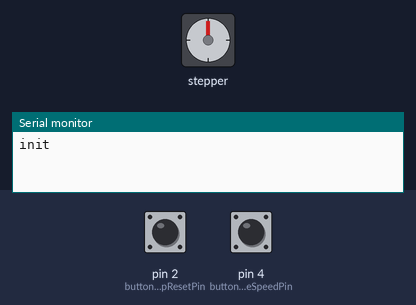
Recording of a sketch running on a simulated Arduino Uno, built with avr-gcc and run on an emulated ATmega328P. Shown: stepper motor, the last lines printed to the serial monitor. The inputs (shaded band) are chosen by the test bench; at power-on: pin 4 (buttonIncreaseSpeedPin) LOW, pin 2 (buttonStopResetPin) LOW. Stepper angles assume 2048 steps per turn.

Above: at 1.2 s.
1.3 s: pin 4 (buttonIncreaseSpeedPin) pulled HIGH for 0.15 s
At 2.95 s:
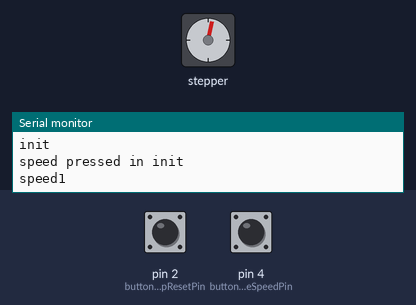
4.3 s: pin 4 (buttonIncreaseSpeedPin) pulled HIGH for 1 s
At 4.41 s:
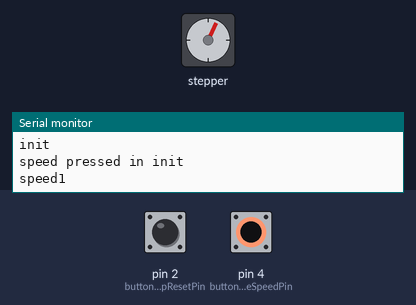
7.3 s: pin 2 (buttonStopResetPin) pulled HIGH for 0.15 s
At 8.6 s:
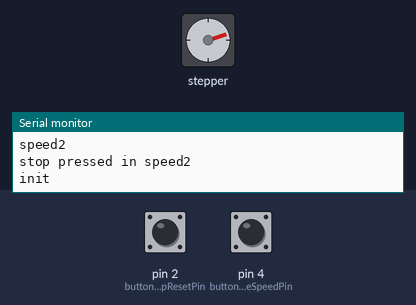
8.9 s: pin 2 (buttonStopResetPin) pulled HIGH for 1 s
11.4 s: pin 4 (buttonIncreaseSpeedPin) pulled HIGH for 0.15 s
At 12.92 s:
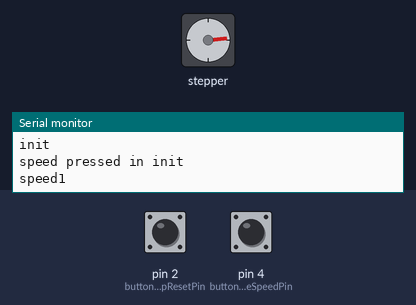
14.4 s: pin 4 (buttonIncreaseSpeedPin) pulled HIGH for 3.2 s
Timing chart, 0 to 22.2 s (numbered marks = the images above; inputs shaded):
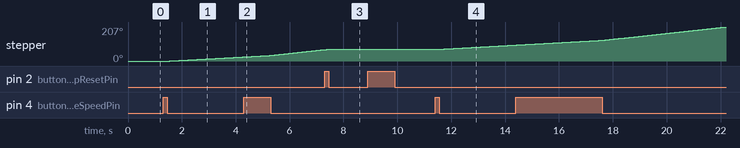

Measured:
- after the input at 1.3 s, stepper: keeps turning clockwise at about 9°/s, starting after 0.26 s
- after the input at 7.3 s, stepper: goes on until 7.4 s, then stays 72°
- after the input at 11.4 s, stepper: keeps turning clockwise at about 9°/s, starting after 0.24 s

The sketch:

stepperMotorStateMachine.ino
```cpp
#include <Stepper.h>
const int stepsPerRevolution = 2048;
Stepper myStepper(stepsPerRevolution, 8, 10, 9, 11);

const int buttonIncreaseSpeedPin = 4;
const int buttonStopResetPin = 2;

enum {INIT = 0, SPEED1 = 3, SPEED2 = 6, SPEED3 = 9, SPEED4 = 12};

int state;
int currentVelocity;


class ButtonListener {
  private:
    int prevButtonState;
    unsigned long prevPress;

  public:
    ButtonListener(){
      prevButtonState = LOW;
      prevPress = millis();
    }

    bool validButtonPress(int buttonPin){
      int buttonState = digitalRead(buttonPin);

      if (buttonState == LOW && prevButtonState == HIGH && millis() - prevPress > 1000)
        {
          prevButtonState = buttonState;
          prevPress = millis();
          return true;
        }
      else
        {
          prevButtonState = buttonState;
          return false;
        }
    }
};

/********************SETUP************************/
ButtonListener speedButton, stopButton;

void setup() {
  Serial.begin(9600);

  pinMode(buttonIncreaseSpeedPin, INPUT);
  pinMode(buttonStopResetPin, INPUT);

  state = INIT;
  currentVelocity = INIT;
}

/********************LOOP*************************/
void loop() {


  switch(state){
    case INIT:
      stateInit();
      break;
    case SPEED1:
      stateSpeed1();
      break;
    case SPEED2:
      stateSpeed2();
      break;
    case SPEED3:
      stateSpeed3();
      break;
    case SPEED4:
      stateSpeed4();
      break;
    default:
      break;
  }

}

/*********************STATEINIT*************************/
void stateInit(){

  //wait for input

  bool buttonPressed = false;

  Serial.println("init");

  do {
    if (speedButton.validButtonPress(buttonIncreaseSpeedPin))
    {
      Serial.println("speed pressed in init");
      switch (currentVelocity){
        case INIT:
          state = SPEED1;
          break;
        case SPEED1:
          state = SPEED1;
          break;
        case SPEED2:
          state = SPEED2;
          break;
        case SPEED3:
          state = SPEED3;
          break;
        case SPEED4:
          state = SPEED4;
          break;
        default:
          break;

      }
      buttonPressed = true;
    }
    else if (stopButton.validButtonPress(buttonStopResetPin))
    {
      currentVelocity = INIT;
      buttonPressed = true;
      Serial.println("stop pressed in init");
    }
  } while(!buttonPressed);

}

/******************STATESPEED1**************************/
void stateSpeed1(){
  //set motor to SPEED1
  myStepper.setSpeed(SPEED1);

  //micros per step
  double microsPerStep = (60000000 / (SPEED1 * stepsPerRevolution)) + 1;
  unsigned long prevStep = micros();

  Serial.println("speed1 ");


  //wait for input
  bool buttonPressed = false;

  do {
    if (micros() - prevStep > microsPerStep)
    {
      myStepper.step(1);
      prevStep = micros();
    }

    if (speedButton.validButtonPress(buttonIncreaseSpeedPin))
    {
      state = SPEED2;
      buttonPressed = true;
      Serial.println("speed pressed in speed1");
    }
    else if (stopButton.validButtonPress(buttonStopResetPin))
    {
      currentVelocity = SPEED1;
      state = INIT;
      buttonPressed = true;
      Serial.println("stop pressed in speed1");
    }
  } while(!buttonPressed);

  Serial.println("Left speed1");
}

/*******************STATESPEED2****************************/
void stateSpeed2(){
  //set motor to SPEED2
  myStepper.setSpeed(SPEED2);

  //micros per step
  double microsPerStep = (60000000 / (SPEED2 * stepsPerRevolution)) + 1;
  unsigned long prevStep = micros();

  Serial.println("speed2 ");

  //wait for input
  bool buttonPressed = false;

  do {
    if (micros() - prevStep > microsPerStep)
    {
      myStepper.step(1);
      prevStep = micros();
    }

    if (speedButton.validButtonPress(buttonIncreaseSpeedPin))
    {
      state = SPEED3;
      buttonPressed = true;
      Serial.println("speed pressed in speed2");
    }
    else if (stopButton.validButtonPress(buttonStopResetPin))
    {
      currentVelocity = SPEED2;
      state = INIT;
      buttonPressed = true;
      Serial.println("stop pressed in speed2");
    }
  } while(!buttonPressed);
}

/********************STATESPEED3*******************************/
void stateSpeed3(){
  //set motor to SPEED3
  myStepper.setSpeed(SPEED3);

  //micros per step
  double microsPerStep = (60000000 / (SPEED3 * stepsPerRevolution)) + 1;
  unsigned long prevStep = micros();

  Serial.println("speed3 ");

  //wait for input
  bool buttonPressed = false;

  do {
    if (micros() - prevStep > microsPerStep)
    {
      myStepper.step(1);
      prevStep = micros();
    }

    if (speedButton.validButtonPress(buttonIncreaseSpeedPin))
    {
      state = SPEED4;
      buttonPressed = true;
      Serial.println("speed pressed in speed3");
    }
    else if (stopButton.validButtonPress(buttonStopResetPin))
    {
      currentVelocity = SPEED3;
      state = INIT;
      buttonPressed = true;
      Serial.println("stop pressed in speed3");
    }
  } while(!buttonPressed);
}

/********************STATESPEED4*******************************/
void stateSpeed4(){
  //set motor to SPEED4
  myStepper.setSpeed(SPEED4);

  //micros per step
  double microsPerStep = (60000000 / (SPEED4 * stepsPerRevolution)) + 1;
  unsigned long prevStep = micros();

  Serial.println("speed4 ");

  //wait for input
  bool buttonPressed = false;

  do {
    if (micros() - prevStep > microsPerStep)
    {
      myStepper.step(1);
      prevStep = micros();
    }

    if (stopButton.validButtonPress(buttonStopResetPin))
    {
      currentVelocity = SPEED4;
      state = INIT;
      buttonPressed = true;
      Serial.println("stop pressed in speed4");
    }
  } while(!buttonPressed);
}
```
